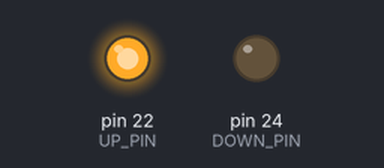
Recording of a sketch running on a simulated Arduino Mega 2560, built with avr-gcc and run on an emulated ATmega2560. On the bench: output pins drawn as LEDs (lit = HIGH). What the sketch prints to the serial monitor is not drawn.

Above: at 6.1 s.
At 16.1 s:
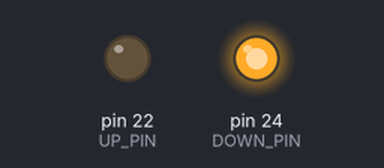
At 22.6 s:
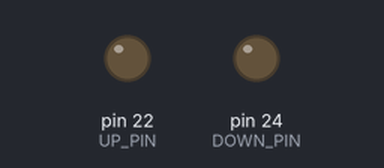
Timing chart, 0 to 32.0 s (numbered marks = the images above):
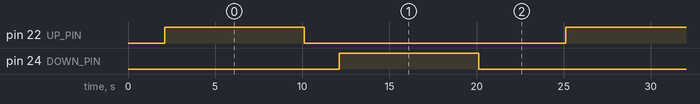

Measured:
- by itself, pin 22 (UP_PIN), pin 24 (DOWN_PIN): alternates HIGH for 8.0 s and LOW for 15.0 s
- by itself, everything shown: repeats every 23.0 s, in 4 steps

The sketch:

test_one_block_full.ino
```cpp
/**
 * Arduino Mega - One Block Full Test
 * Тестирует Block 1 полностью - UP и DOWN
 * Только по 1 пину на направление
 */

// Block 1 - только первый пин из каждой пары
#define UP_PIN   22  // Первый UP пин
#define DOWN_PIN 24  // Первый DOWN пин

void setup() {
  Serial.begin(115200);
  delay(100);

  Serial.println("\n========================================");
  Serial.println("  BLOCK 1 FULL TEST - UP & DOWN");
  Serial.println("  UP pin: 22");
  Serial.println("  DOWN pin: 24");
  Serial.println("========================================\n");

  pinMode(UP_PIN, OUTPUT);
  pinMode(DOWN_PIN, OUTPUT);

  digitalWrite(UP_PIN, LOW);
  digitalWrite(DOWN_PIN, LOW);

  Serial.println("[INIT] Ready");
  delay(2000);
}

void loop() {
  // ============ UP ============
  Serial.println("\n=== BLOCK 1 UP ===");
  Serial.println("Pin 22 = HIGH, Pin 24 = LOW");

  digitalWrite(UP_PIN, HIGH);
  digitalWrite(DOWN_PIN, LOW);

  Serial.println("⏳ 8 seconds - MOTOR SHOULD GO UP!");
  delay(8000);

  // STOP
  Serial.println("STOP - both pins LOW");
  digitalWrite(UP_PIN, LOW);
  digitalWrite(DOWN_PIN, LOW);
  delay(2000);

  // ============ DOWN ============
  Serial.println("\n=== BLOCK 1 DOWN ===");
  Serial.println("Pin 22 = LOW, Pin 24 = HIGH");

  digitalWrite(UP_PIN, LOW);
  digitalWrite(DOWN_PIN, HIGH);

  Serial.println("⏳ 8 seconds - MOTOR SHOULD GO DOWN!");
  delay(8000);

  // STOP
  Serial.println("STOP - both pins LOW");
  digitalWrite(UP_PIN, LOW);
  digitalWrite(DOWN_PIN, LOW);
  delay(3000);

  Serial.println("\n========================================");
  Serial.println("Cycle complete - repeating...");
  Serial.println("========================================\n");
  delay(2000);
}
```
